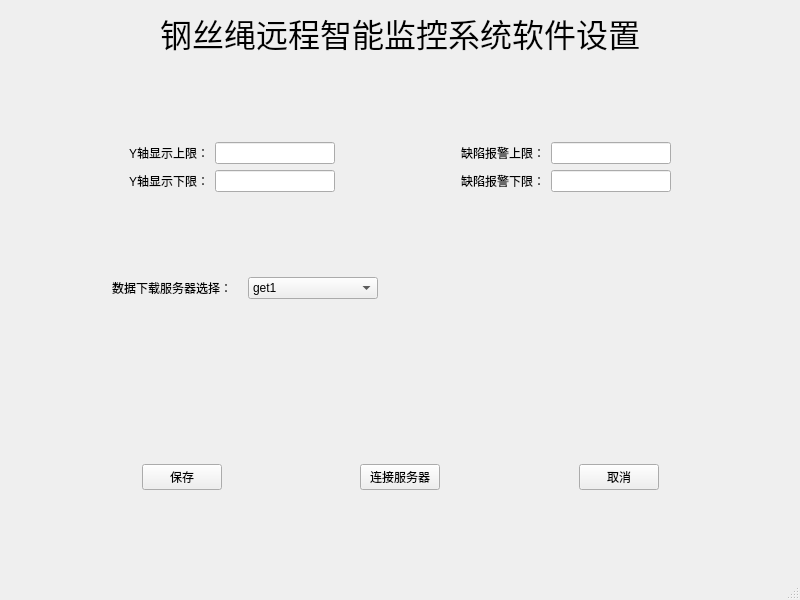
<?xml version="1.0" encoding="UTF-8"?>
<ui version="4.0">
 <class>MainWindow</class>
 <widget class="QMainWindow" name="MainWindow">
  <property name="geometry">
   <rect>
    <x>0</x>
    <y>0</y>
    <width>800</width>
    <height>600</height>
   </rect>
  </property>
  <property name="windowTitle">
   <string>设置</string>
  </property>
  <property name="styleSheet">
   <string notr="true">QPushButton{
	color:rgb(17,17,17);
	border-width: 1px;
	border-radius: 6px;
	border-bottom-color: rgb(150,150,150);
	border-right-color: rgb(165,165,165);
	border-left-color: rgb(165,165,165);
	border-top-color: rgb(180,180,180);
	border-style: solid;
	padding: 4px;
	background-color: qlineargradient(spread:pad, x1:0.5, y1:1, x2:0.5, y2:0, stop:0 rgba(155, 187, 89, 255), stop:1 rgba(255, 255, 255, 255));
}
QPushButton:default{
	color:rgb(17,17,17);
	border-width: 1px;
	border-radius: 6px;
	border-bottom-color: rgb(150,150,150);
	border-right-color: rgb(165,165,165);
	border-left-color: rgb(165,165,165);
	border-top-color: rgb(180,180,180);
	border-style: solid;
	padding: 4px;
	background-color: qlineargradient(spread:pad, x1:0.5, y1:1, x2:0.5, y2:0, stop:0 rgba(155, 187, 89, 255), stop:1 rgba(255, 255, 255, 255));
}
QPushButton:pressed{
	color:rgb(17,17,17);
	border-width: 1px;
	border-radius: 6px;
	border-width: 1px;
	border-top-color: rgba(255,150,60,200);
	border-right-color: qlineargradient(spread:pad, x1:0, y1:1, x2:1, y2:0, stop:0 rgba(200, 70, 20, 255), stop:1 rgba(255,150,60, 200));
	border-left-color:  qlineargradient(spread:pad, x1:1, y1:0, x2:0, y2:0, stop:0 rgba(200, 70, 20, 255), stop:1 rgba(255,150,60, 200));
	border-bottom-color: rgba(200,70,20,200);
	border-style: solid;
	padding: 2px;
	background-color: qlineargradient(spread:pad, x1:0.5, y1:1, x2:0.5, y2:0, stop:0 rgba(155, 187, 89, 255), stop:1 rgba(255, 255, 255, 255));
}
QPushButton:disabled{
	color:rgb(174,167,159);
	border-width: 1px;
	border-radius: 6px;
	background-color: qlineargradient(spread:pad, x1:0.5, y1:1, x2:0.5, y2:0, stop:0 rgba(155, 187, 89, 255), stop:1 rgba(255, 255, 255, 255));
}
QRadioButton {
	padding: 1px;
}
QRadioButton::indicator:checked {
	height: 10px;
	width: 10px;
	border-style:solid;
	border-radius:5px;
	border-width: 1px;
	border-color: rgba(246, 134, 86, 255);
	color: #a9b7c6;
	background-color:rgba(246, 134, 86, 255);
}
QRadioButton::indicator:!checked {
	height: 10px;
	width: 10px;
	border-style:solid;
	border-radius:5px;
	border-width: 1px;
	border-color: rgb(246, 134, 86);
	color: #a9b7c6;
	background-color: transparent;
}
QWidget {
	background-color:#f0f0f0;
}
QLabel {
	color:rgb(17,17,17);
}
QWidget {
	color:rgb(0,0,0);
	background-color:rgb(76,93,99);
}
font: 22pt &quot;微软雅黑&quot;;</string>
  </property>
  <widget class="QWidget" name="centralwidget">
   <layout class="QVBoxLayout" name="verticalLayout">
    <item>
     <widget class="QLabel" name="label_set_title">
      <property name="font">
       <font>
        <family>微软雅黑</family>
        <pointsize>24</pointsize>
       </font>
      </property>
      <property name="text">
       <string>钢丝绳远程智能监控系统软件设置</string>
      </property>
      <property name="alignment">
       <set>Qt::AlignCenter</set>
      </property>
     </widget>
    </item>
    <item>
     <spacer name="verticalSpacer">
      <property name="orientation">
       <enum>Qt::Vertical</enum>
      </property>
      <property name="sizeHint" stdset="0">
       <size>
        <width>20</width>
        <height>40</height>
       </size>
      </property>
     </spacer>
    </item>
    <item>
     <layout class="QHBoxLayout" name="horizontalLayout_2">
      <item>
       <spacer name="horizontalSpacer_6">
        <property name="orientation">
         <enum>Qt::Horizontal</enum>
        </property>
        <property name="sizeHint" stdset="0">
         <size>
          <width>40</width>
          <height>20</height>
         </size>
        </property>
       </spacer>
      </item>
      <item>
       <widget class="QLabel" name="label_set_y_uplimit">
        <property name="text">
         <string>Y轴显示上限：</string>
        </property>
       </widget>
      </item>
      <item>
       <widget class="QLineEdit" name="lineEdit_set_graph_y_up"/>
      </item>
      <item>
       <spacer name="horizontalSpacer_7">
        <property name="orientation">
         <enum>Qt::Horizontal</enum>
        </property>
        <property name="sizeHint" stdset="0">
         <size>
          <width>40</width>
          <height>20</height>
         </size>
        </property>
       </spacer>
      </item>
      <item>
       <widget class="QLabel" name="label_set_alarm_uplimit">
        <property name="text">
         <string>缺陷报警上限：</string>
        </property>
       </widget>
      </item>
      <item>
       <widget class="QLineEdit" name="lineEdit_set_alarm_uplimit"/>
      </item>
      <item>
       <spacer name="horizontalSpacer_5">
        <property name="orientation">
         <enum>Qt::Horizontal</enum>
        </property>
        <property name="sizeHint" stdset="0">
         <size>
          <width>40</width>
          <height>20</height>
         </size>
        </property>
       </spacer>
      </item>
     </layout>
    </item>
    <item>
     <layout class="QHBoxLayout" name="horizontalLayout_3">
      <item>
       <spacer name="horizontalSpacer_10">
        <property name="orientation">
         <enum>Qt::Horizontal</enum>
        </property>
        <property name="sizeHint" stdset="0">
         <size>
          <width>40</width>
          <height>20</height>
         </size>
        </property>
       </spacer>
      </item>
      <item>
       <widget class="QLabel" name="label_set_y_downlimit">
        <property name="text">
         <string>Y轴显示下限：</string>
        </property>
       </widget>
      </item>
      <item>
       <widget class="QLineEdit" name="lineEdit_set_graph_y_down"/>
      </item>
      <item>
       <spacer name="horizontalSpacer_9">
        <property name="orientation">
         <enum>Qt::Horizontal</enum>
        </property>
        <property name="sizeHint" stdset="0">
         <size>
          <width>40</width>
          <height>20</height>
         </size>
        </property>
       </spacer>
      </item>
      <item>
       <widget class="QLabel" name="label_set_alarm_downlimit">
        <property name="text">
         <string>缺陷报警下限：</string>
        </property>
       </widget>
      </item>
      <item>
       <widget class="QLineEdit" name="lineEdit_set_alarm_down_limit"/>
      </item>
      <item>
       <spacer name="horizontalSpacer_8">
        <property name="orientation">
         <enum>Qt::Horizontal</enum>
        </property>
        <property name="sizeHint" stdset="0">
         <size>
          <width>40</width>
          <height>20</height>
         </size>
        </property>
       </spacer>
      </item>
     </layout>
    </item>
    <item>
     <spacer name="verticalSpacer_4">
      <property name="orientation">
       <enum>Qt::Vertical</enum>
      </property>
      <property name="sizeHint" stdset="0">
       <size>
        <width>20</width>
        <height>40</height>
       </size>
      </property>
     </spacer>
    </item>
    <item>
     <layout class="QHBoxLayout" name="horizontalLayout_5">
      <item>
       <spacer name="horizontalSpacer_12">
        <property name="orientation">
         <enum>Qt::Horizontal</enum>
        </property>
        <property name="sizeHint" stdset="0">
         <size>
          <width>40</width>
          <height>20</height>
         </size>
        </property>
       </spacer>
      </item>
      <item>
       <widget class="QLabel" name="label_set_servechose">
        <property name="minimumSize">
         <size>
          <width>130</width>
          <height>0</height>
         </size>
        </property>
        <property name="text">
         <string>数据下载服务器选择：</string>
        </property>
       </widget>
      </item>
      <item>
       <widget class="QComboBox" name="comboBox_set_servechose">
        <property name="minimumSize">
         <size>
          <width>130</width>
          <height>0</height>
         </size>
        </property>
        <item>
         <property name="text">
          <string>get1</string>
         </property>
        </item>
        <item>
         <property name="text">
          <string>get2</string>
         </property>
        </item>
        <item>
         <property name="text">
          <string>get3</string>
         </property>
        </item>
        <item>
         <property name="text">
          <string>get4</string>
         </property>
        </item>
        <item>
         <property name="text">
          <string>get5</string>
         </property>
        </item>
        <item>
         <property name="text">
          <string>get6</string>
         </property>
        </item>
        <item>
         <property name="text">
          <string>get7</string>
         </property>
        </item>
        <item>
         <property name="text">
          <string>get8</string>
         </property>
        </item>
       </widget>
      </item>
      <item>
       <spacer name="horizontalSpacer_13">
        <property name="orientation">
         <enum>Qt::Horizontal</enum>
        </property>
        <property name="sizeHint" stdset="0">
         <size>
          <width>40</width>
          <height>20</height>
         </size>
        </property>
       </spacer>
      </item>
      <item>
       <spacer name="horizontalSpacer_14">
        <property name="orientation">
         <enum>Qt::Horizontal</enum>
        </property>
        <property name="sizeHint" stdset="0">
         <size>
          <width>40</width>
          <height>20</height>
         </size>
        </property>
       </spacer>
      </item>
      <item>
       <spacer name="horizontalSpacer_11">
        <property name="orientation">
         <enum>Qt::Horizontal</enum>
        </property>
        <property name="sizeHint" stdset="0">
         <size>
          <width>40</width>
          <height>20</height>
         </size>
        </property>
       </spacer>
      </item>
      <item>
       <spacer name="horizontalSpacer_15">
        <property name="orientation">
         <enum>Qt::Horizontal</enum>
        </property>
        <property name="sizeHint" stdset="0">
         <size>
          <width>40</width>
          <height>20</height>
         </size>
        </property>
       </spacer>
      </item>
     </layout>
    </item>
    <item>
     <spacer name="verticalSpacer_3">
      <property name="orientation">
       <enum>Qt::Vertical</enum>
      </property>
      <property name="sizeHint" stdset="0">
       <size>
        <width>20</width>
        <height>40</height>
       </size>
      </property>
     </spacer>
    </item>
    <item>
     <spacer name="verticalSpacer_2">
      <property name="orientation">
       <enum>Qt::Vertical</enum>
      </property>
      <property name="sizeHint" stdset="0">
       <size>
        <width>20</width>
        <height>40</height>
       </size>
      </property>
     </spacer>
    </item>
    <item>
     <layout class="QHBoxLayout" name="horizontalLayout">
      <item>
       <spacer name="horizontalSpacer">
        <property name="orientation">
         <enum>Qt::Horizontal</enum>
        </property>
        <property name="sizeHint" stdset="0">
         <size>
          <width>40</width>
          <height>20</height>
         </size>
        </property>
       </spacer>
      </item>
      <item>
       <widget class="QPushButton" name="pushButton_set_save">
        <property name="text">
         <string>保存</string>
        </property>
       </widget>
      </item>
      <item>
       <spacer name="horizontalSpacer_4">
        <property name="orientation">
         <enum>Qt::Horizontal</enum>
        </property>
        <property name="sizeHint" stdset="0">
         <size>
          <width>40</width>
          <height>20</height>
         </size>
        </property>
       </spacer>
      </item>
      <item>
       <widget class="QPushButton" name="pushButton_set_signin">
        <property name="text">
         <string>连接服务器</string>
        </property>
       </widget>
      </item>
      <item>
       <spacer name="horizontalSpacer_3">
        <property name="orientation">
         <enum>Qt::Horizontal</enum>
        </property>
        <property name="sizeHint" stdset="0">
         <size>
          <width>40</width>
          <height>20</height>
         </size>
        </property>
       </spacer>
      </item>
      <item>
       <widget class="QPushButton" name="pushButton_set_cancel">
        <property name="text">
         <string>取消</string>
        </property>
       </widget>
      </item>
      <item>
       <spacer name="horizontalSpacer_2">
        <property name="orientation">
         <enum>Qt::Horizontal</enum>
        </property>
        <property name="sizeHint" stdset="0">
         <size>
          <width>40</width>
          <height>20</height>
         </size>
        </property>
       </spacer>
      </item>
     </layout>
    </item>
    <item>
     <spacer name="verticalSpacer_5">
      <property name="orientation">
       <enum>Qt::Vertical</enum>
      </property>
      <property name="sizeHint" stdset="0">
       <size>
        <width>20</width>
        <height>40</height>
       </size>
      </property>
     </spacer>
    </item>
   </layout>
  </widget>
  <widget class="QMenuBar" name="menubar">
   <property name="geometry">
    <rect>
     <x>0</x>
     <y>0</y>
     <width>800</width>
     <height>23</height>
    </rect>
   </property>
  </widget>
  <widget class="QStatusBar" name="statusbar"/>
 </widget>
 <resources/>
 <connections/>
</ui>
